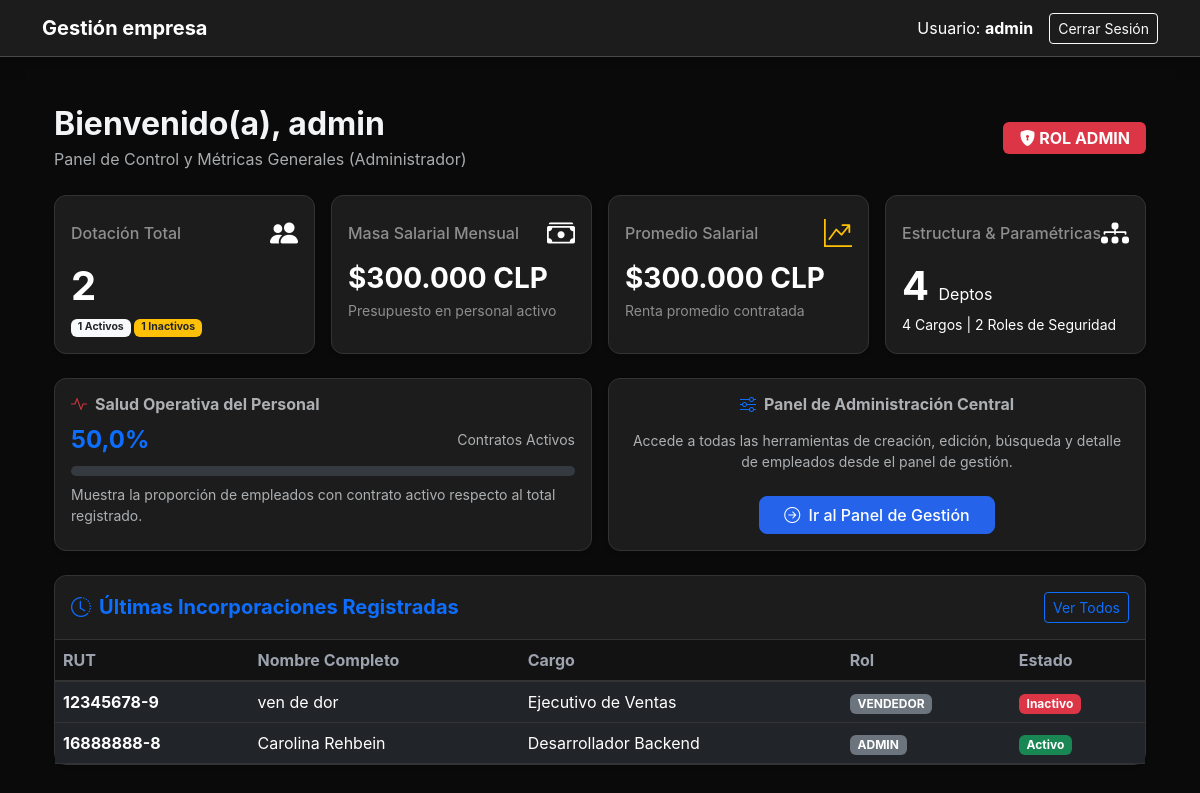
Before: / (signed in) with the older database file.
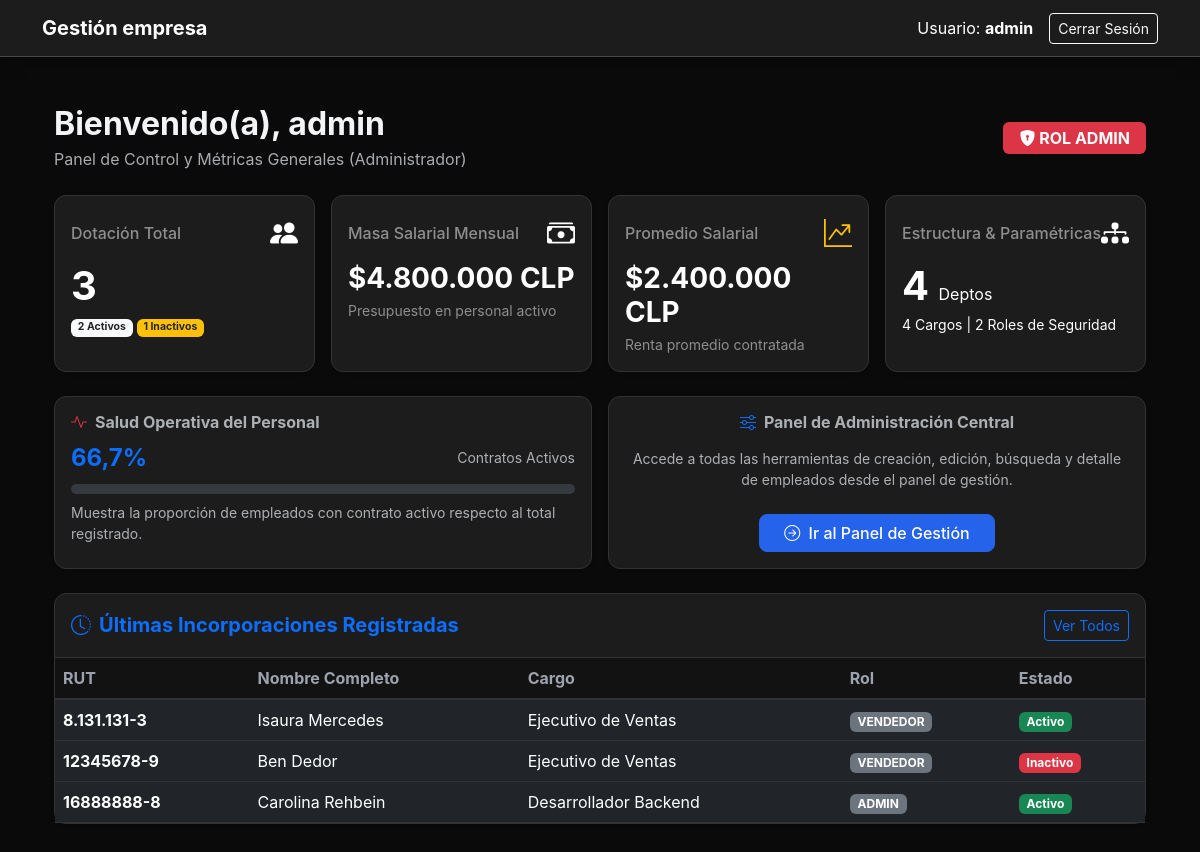
After: the same page with the newer database file.
### usuarios/models.py (models this page shows, shortened)
class Empleado(models.Model):
    id_empleado = models.AutoField(primary_key=True)
    user = models.OneToOneField(User, on_delete=models.CASCADE, related_name='empleado', null=True, blank=True)
    persona = models.OneToOneField(Persona, on_delete=models.CASCADE, related_name='empleado', null=True, blank=True)
    id_cargo = models.ForeignKey(Cargo, on_delete=models.SET_NULL, null=True, db_column='id_cargo', related_name='empleados')
    id_rol = models.ForeignKey(Rol, on_delete=models.PROTECT, null=True, blank=True, db_column='id_rol', related_name='empleados')
    fecha_contratacion = models.DateField(auto_now_add=True)
    salario = models.DecimalField(max_digits=10, decimal_places=2, null=True, blank=True)
    activo = models.BooleanField(default=True)

class Persona(models.Model):
    rut = models.CharField(max_length=12, primary_key=True, help_text="Formato: 12345678-9")
    nombres = models.CharField(max_length=100)
    apellidos = models.CharField(max_length=100)
    email = models.EmailField(unique=True)
    telefono = models.CharField(max_length=20, blank=True, null=True)
    fecha_nacimiento = models.DateField(blank=True, null=True)
    fecha_creacion = models.DateTimeField(auto_now_add=True)

class Cargo(models.Model):
    id_cargo = models.AutoField(primary_key=True)
    id_departamento = models.ForeignKey(Departamento, on_delete=models.CASCADE, db_column='id_departamento', related_name='cargos')
    nombre = models.CharField(max_length=100)
    descripcion = models.CharField(max_length=255, blank=True, null=True)

class Rol(models.Model):
    id_rol = models.AutoField(primary_key=True)
    nombre_rol = models.CharField(max_length=50, unique=True) # Ej: 'ADMIN', 'VENDEDOR'
    descripcion = models.CharField(max_length=255, blank=True, null=True)

### usuarios/views.py (the view)
# urls.py: path('', views.dashboard, name='dashboard'),  # Ruta raíz
@login_required
def dashboard(request):
    empleado_actual = getattr(request.user, 'empleado', None)
    es_admin = es_administrador(request.user)
    context = {
        'es_admin': es_admin,
        'empleado_actual': empleado_actual
    }
    if es_admin:
        total_empleados = Empleado.objects.count()
        activos = Empleado.objects.filter(activo=True).count()
        inactivos = total_empleados - activos
        suma_salarios = Empleado.objects.filter(activo=True).aggregate(Sum('salario'))['salario__sum'] or 0
        promedio_salario = Empleado.objects.filter(activo=True).aggregate(Avg('salario'))['salario__avg'] or 0
        porcentaje_activos = round((activos / total_empleados * 100), 1) if total_empleados > 0 else 0
        suma_salarios = Empleado.objects.filter(activo=True).aggregate(Sum('salario'))['salario__sum'] or 0
        promedio_salario = Empleado.objects.filter(activo=True).aggregate(Avg('salario'))['salario__avg'] or 0
        ultimos_empleados = Empleado.objects.select_related(
            'persona', 'id_cargo__id_departamento', 'id_rol'
        ).order_by('-id_empleado')[:5]
        context.update({
            'total_empleados': total_empleados,
            'activos': activos,
            'inactivos': inactivos,
            'porcentaje_activos': porcentaje_activos,
            'total_departamentos': Departamento.objects.count(),
            'total_cargos': Cargo.objects.count(),
            'total_roles': Rol.objects.count(),
            'masa_salarial': f"{int(suma_salarios):,}".replace(",", "."),
            'promedio_salarial': f"{int(promedio_salario):,}".replace(",", "."),
            'ultimos_empleados': ultimos_empleados,
        })
    return render(request, 'usuarios/dashboard.html', context)

### usuarios/views.py (called while the page is built)
def es_administrador(user):
    empleado = getattr(user, 'empleado', None)
    return bool(empleado and empleado.id_rol and empleado.id_rol.nombre_rol.upper() == 'ADMIN')

### usuarios/templates/usuarios/dashboard.html (shortened to what this page needs)
{% extends 'usuarios/base.html' %}
{% block content %}
<div class="container py-4">
    <div class="d-flex justify-content-between align-items-center mb-4">
        <div>
            <h2 class="fw-bold mb-1">
                Bienvenido(a), {{ user.first_name|default:user.username }}
            </h2>
            <p class="text-muted mb-0">
                {% if es_admin %}
                    Panel de Control y Métricas Generales (Administrador)
                {% else %}
                    Resumen de Ficha Personal
                {% endif %}
            </p>
        </div>
        <div>
            {% if es_admin %}
                <span class="badge bg-danger fs-6 px-3 py-2"><i class="bi bi-shield-lock-fill"></i> ROL ADMIN</span>
            {% else %}
                <span class="badge bg-primary fs-6 px-3 py-2"><i class="bi bi-person-badge"></i> ROL EMPLEADO</span>
            {% endif %}
        </div>
    </div>
    {% if es_admin %}
    <div class="row g-3 mb-4">
        <div class="col-md-3">
            <div class="card border-0 shadow-sm bg-primary text-white h-100">
                <div class="card-body">
                    <div class="d-flex justify-content-between align-items-center mb-2">
                        <h6 class="card-title mb-0 text-white-50">Dotación Total</h6>
                        <i class="bi bi-people-fill fs-3"></i>
                    </div>
                    <h2 class="display-6 fw-bold mb-1">{{ total_empleados }}</h2>
                    <div class="small">
                        <span class="badge bg-light text-dark">{{ activos }} Activos</span>
                        <span class="badge bg-warning text-dark">{{ inactivos }} Inactivos</span>
                    </div>
                </div>
            </div>
        </div>
        <div class="col-md-3">
            <div class="card border-0 shadow-sm bg-success text-white h-100">
                <div class="card-body">
                    <div class="d-flex justify-content-between align-items-center mb-2">
                        <h6 class="card-title mb-0 text-white-50">Masa Salarial Mensual</h6>
                        <i class="bi bi-cash-stack fs-3"></i>
                    </div>
                    <h3 class="fw-bold mb-1">${{ masa_salarial }} CLP</h3>
                    <p class="small text-white-50 mb-0">Presupuesto en personal activo</p>
                </div>
            </div>
        </div>
        <div class="col-md-3">
            <div class="card border-0 shadow-sm bg-dark text-white h-100">
                <div class="card-body">
                    <div class="d-flex justify-content-between align-items-center mb-2">
                        <h6 class="card-title mb-0 text-white-50">Promedio Salarial</h6>
                        <i class="bi bi-graph-up-arrow fs-3 text-warning"></i>
                    </div>
                    <h3 class="fw-bold mb-1">${{ promedio_salarial }} CLP</h3>
                    <p class="small text-white-50 mb-0">Renta promedio contratada</p>
                </div>
            </div>
        </div>
        <div class="col-md-3">
            <div class="card border-0 shadow-sm bg-info text-white h-100">
                <div class="card-body">
                    <div class="d-flex justify-content-between align-items-center mb-2">
                        <h6 class="card-title mb-0 text-white-50">Estructura & Paramétricas</h6>
                        <i class="bi bi-diagram-3-fill fs-3"></i>
                    </div>
                    <h2 class="display-6 fw-bold mb-1">{{ total_departamentos }} <span class="fs-6 fw-normal">Deptos</span></h2>
                    <p class="small mb-0">{{ total_cargos }} Cargos | {{ total_roles }} Roles de Seguridad</p>
                </div>
            </div>
        </div>
    </div>
    <div class="row g-3 mb-4">
        <div class="col-md-6">
            <div class="card border-0 shadow-sm h-100">
                <div class="card-body">
                    <h6 class="fw-bold text-muted mb-2"><i class="bi bi-activity text-danger me-2"></i>Salud Operativa del Personal</h6>
                    <div class="d-flex align-items-center justify-content-between mb-2">
                        <span class="fs-4 fw-bold text-primary">{{ porcentaje_activos }}%</span>
                        <span class="small text-muted">Contratos Activos</span>
                    </div>
                    <div class="progress mb-2" style="height: 10px;">
                    </div>
                    <p class="small text-muted mb-0">Muestra la proporción de empleados con contrato activo respecto al total registrado.</p>
                </div>
            </div>
        </div>
        <div class="col-md-6">
            <div class="card border-0 shadow-sm h-100">
                <div class="card-body d-flex flex-column justify-content-center align-items-center text-center">
                    <h6 class="fw-bold text-muted mb-3">
                        <i class="bi bi-sliders text-primary me-2"></i>Panel de Administración Central
                    </h6>
                    <p class="small text-muted mb-4">Accede a todas las herramientas de creación, edición, búsqueda y detalle de empleados desde el panel de gestión.</p>
                    <a href="{% url 'gestion_personal' %}" class="btn btn-primary px-4">
                        <i class="bi bi-arrow-right-circle me-1"></i> Ir al Panel de Gestión
                    </a>
                </div>
            </div>
        </div>
    </div>
    <div class="card border-0 shadow-sm mb-4">
        <div class="card-header bg-white py-3 d-flex justify-content-between align-items-center">
            <h5 class="fw-bold mb-0 text-primary">
                <i class="bi bi-clock-history me-2"></i>Últimas Incorporaciones Registradas
            </h5>
            <a href="{% url 'listar_empleados' %}" class="btn btn-sm btn-outline-primary">Ver Todos</a>
        </div>
        <div class="card-body p-0">
            <div class="table-responsive">
                <table class="table table-hover align-middle mb-0">
                    <thead class="table-light">
                        <tr>
                            <th>RUT</th>
                            <th>Nombre Completo</th>
                            <th>Cargo</th>
                            <th>Rol</th>
                            <th>Estado</th>
                        </tr>
                    </thead>
                    <tbody>
                        {% for emp in ultimos_empleados %}
                        <tr>
                            <td><strong>{{ emp.persona.rut|default:"N/A" }}</strong></td>
                            <td>{{ emp.persona.nombres }} {{ emp.persona.apellidos }}</td>
                            <td>{{ emp.id_cargo.nombre|default:"Sin cargo" }}</td>
                            <td><span class="badge bg-secondary">{{ emp.id_rol.nombre_rol|default:"Sin rol" }}</span></td>
                            <td>
                                {% if emp.activo %}
                                    <span class="badge bg-success">Activo</span>
                                {% else %}
                                    <span class="badge bg-danger">Inactivo</span>
                                {% endif %}
                            </td>
                        </tr>
                        {% empty %}
                        <tr>
                            <td colspan="5" class="text-center py-3 text-muted">No hay empleados registrados.</td>
                        </tr>
                        {% endfor %}
                    </tbody>
                </table>
            </div>
        </div>
    </div>
    {% endif %}
</div>
{% endblock %}

### usuarios/templates/usuarios/base.html (shortened to what this page needs)
<!DOCTYPE html>
<html lang="es" data-bs-theme="dark">
<head>
    <link href="https://cdn.jsdelivr.net/npm/bootstrap@5.3.2/dist/css/bootstrap.min.css" rel="stylesheet">
    <link rel="stylesheet" href="https://cdn.jsdelivr.net/npm/bootstrap-icons@1.11.3/font/bootstrap-icons.min.css">
</head>
<body>
    <nav class="navbar navbar-expand-lg mb-4 shadow">
        <div class="container">
            <a class="navbar-brand fw-bold text-white" href="{% url 'dashboard' %}">Gestión empresa</a>
            {% if user.is_authenticated %}
            <div class="d-flex align-items-center text-white">
                <span class="me-3">
                    Usuario: <strong>{{ user.username }}</strong>
                </span>
                <form action="{% url 'logout' %}" method="post" class="d-inline">
                    <button type="submit" class="btn btn-outline-light btn-sm">Cerrar Sesión</button>
                </form>
            </div>
            {% endif %}
        </div>
    </nav>
    <div class="container">
        {% block content %}
        {% endblock %}
    </div>
</body>
</html>

### usuarios/templates/usuarios/base.html (style rules this page uses)
:root { --bg-main: #0a0a0a; --bg-card: #1c1c1c; --border-color: #333333; --text-main: #f3f4f6; --text-muted: #9ca3af; --accent-color: #2563eb; --accent-hover: #1d4ed8; }
body { background-color: var(--bg-main) !important; color: var(--text-main) !important; font-family: 'Inter', -apple-system, sans-serif; }
.card { background-color: var(--bg-card) !important; border: 1px solid var(--border-color) !important; border-radius: 12px; box-shadow: 0 4px 6px -1px rgba(0, 0, 0, 0.5); }
.card-header { background-color: transparent !important; border-bottom: 1px solid var(--border-color) !important; font-weight: 600; }
.navbar { background-color: var(--bg-card) !important; border-bottom: 1px solid rgba(255, 255, 255, 0.2) !important; }
.btn-primary { background-color: var(--accent-color) !important; border-color: var(--accent-color) !important; border-radius: 8px; font-weight: 500; }
.table { color: var(--text-main) !important; }
.table th { background-color: #121212 !important; border-bottom: 2px solid var(--border-color) !important; color: var(--text-muted); }
.table td { border-bottom: 1px solid var(--border-color) !important; vertical-align: middle; }

Changed rows visible on the page:
added Empleado: persona.rut "8.131.131-3", persona.nombres "Isaura", persona.apellidos "Mercedes", id_cargo.nombre "Ejecutivo de Ventas", id_rol.nombre_rol "VENDEDOR", activo "Activo"
changed Empleado: persona.nombres "ven" → "Ben"; persona.apellidos "de dor" → "Dedor"
Other visible differences:
{{ total_empleados }}: "2" → "3"
{{ activos }}: "1" → "2"
{{ masa_salarial }}: "300.000" → "4.800.000"
{{ promedio_salarial }}: "300.000" → "2.400.000"
{{ porcentaje_activos }}: "50,0" → "66,7"
